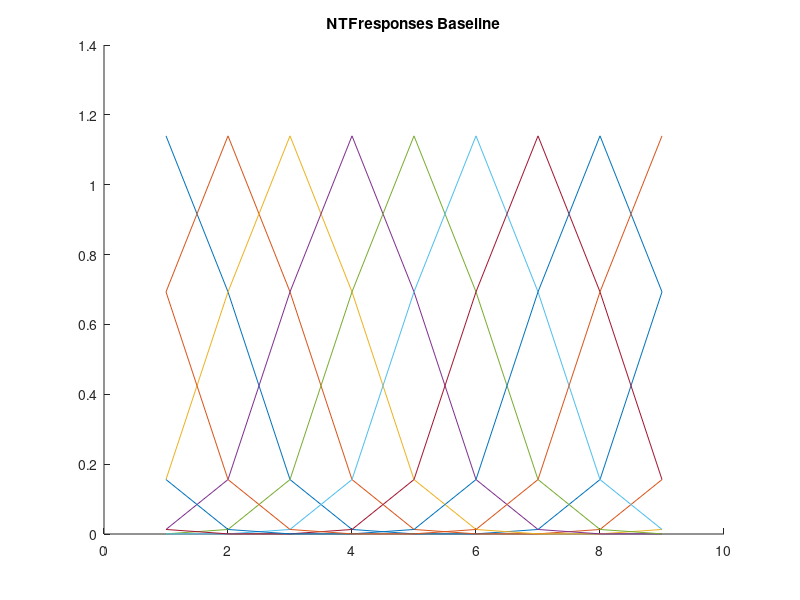
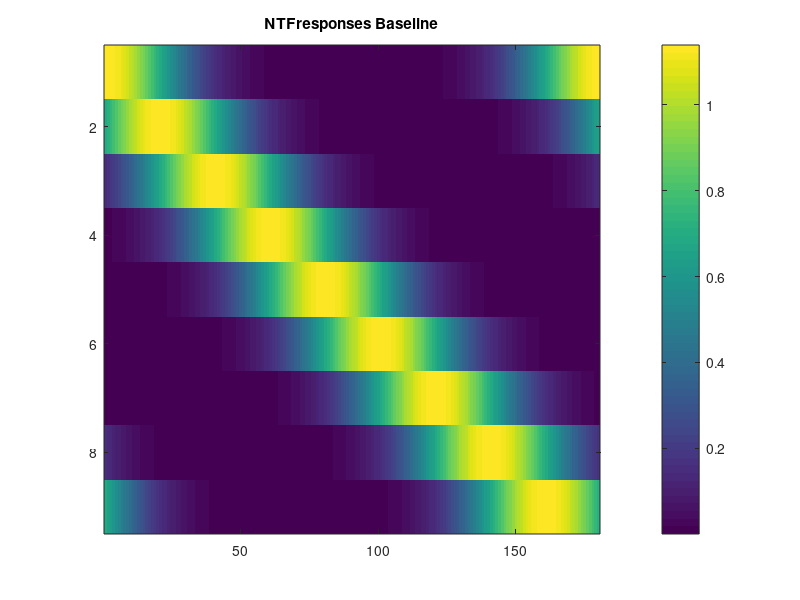
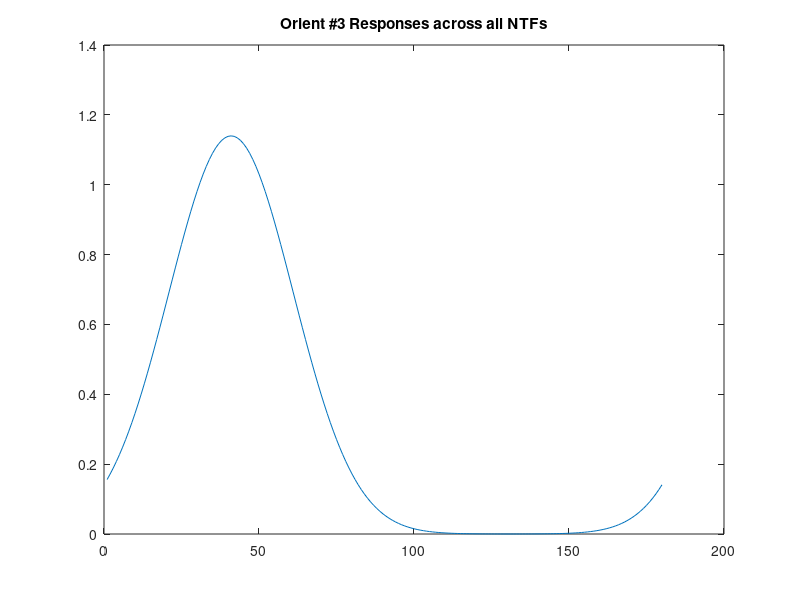

Write MATLAB code to recreate these figures, in order. (Note: this script raises an error after producing the figures.)
% function simulate_BOLD(voxNoiseRatio, NTFbaseline, NTFamp, NTFsig)

% incorrect is just a regular set of neural resps; correct --> take the off-channel neurons and give them gain (for every stim)

% NTFsig of 0.35 with notchwidth of 8 and gainFactor of 4 gives almost hte right shape (if you subtract the mean chan resp)

% default parameters (that will be manipulated)
voxNoiseScale = .5;
NTFbaseline = 0;
p.NTFamp = 1;
p.NTFsig = .35; 
% GainFactor = [1.5 2]; % medium and high factors by which NTFs are multiplied for 'correct' trials (in off-channels)
% parameters of simulation (not usually changed)
normedNTF = 1;
p.notchwidth = 8; %must be an even number. governs width of off-channel 'notch' that undergoes gain. higher is narrower.
p.gainFactor = 2; %must be  <1 if using method 2 (slope of NTF) but >1 if using method 1 (sin wave function) see splice_NTFresponses function
p.nVox = 100;
p.nNTFs = 180;
p.stimOrient = [0 20 40 60 80 100 120 140 160];% 200  240 280 320 360]'; % or add in that each is shown plus or minus 5 deg?
p.nOrients = length(p.stimOrient);
p.nRuns = 8;
p.nPresentations = 4;
% p.nTrialsPerOrient = p.nRuns*p.nPresentations; % 4 per run and 8 runs, as per Ho et al. 2012
p.nTrials = p.nOrients*p.nPresentations*p.nRuns;
p.nSubs = 100;
x = linspace(0, pi-pi/(p.nOrients), p.nOrients);
% NTFcenters = [1:180]';
p.NTFcenters = linspace(0, pi-pi/p.nNTFs, p.nNTFs);

for sub = 1:p.nSubs
    voxelWeights = rand(p.nNTFs,p.nVox); % sampled as in Liu et al. (uniform dist)
    for vox = 1:p.nVox
        voxelWeights(:,vox) = voxelWeights(:,vox)/sum(voxelWeights(:,vox)); %normalized so each voxel's weights sum to 1
    end

    NTFresponses_Baseline = zeros(p.nOrients,p.nNTFs); % baseline resp of every NTF to every stim 
    NTFresponses_Gain = zeros(p.nOrients,p.nNTFs); % 'gained' resp of every NTF to every stim
    voxelResponses = zeros(p.nOrients*p.nPresentations, p.nVox, p.nRuns); % resp of every vox to every stim on every run
    p.nChans = 9;

    if sub==1
        figure(1)
        clf(1)
        hold on
    end
    % calculate NTF responses
    for NTF = 1:p.nNTFs
        if normedNTF ==1 % normalize area under the NTF
            NTFresponses_Baseline(:,NTF) = (1/sqrt(2*pi*(p.NTFsig)^2)) * p.NTFamp * exp(-(mod((x-p.NTFcenters(NTF)+pi/2),pi)-pi/2).^2 / (2*p.NTFsig^2)) + NTFbaseline;
            if sub==1 && mod(NTF,20)==1, plot([1:9], NTFresponses_Baseline(:,NTF)); end
        elseif normedNTF==0 % do not normalize
            NTFresponses_Baseline(:,NTF) = p.NTFamp * exp(-(mod((x-p.NTFcenters(NTF)+pi/2),pi)-pi/2).^2 / (2*p.NTFsig^2)) + NTFbaseline;
            if sub == 1 && mod(NTF,20)==1, plot([1:9], NTFresponses_Baseline(:,NTF)); end
        end
    end
    
    if sub == 1
        title('NTFresponses Baseline') 

        figure(2)
        clf(2)
        imagesc(NTFresponses_Baseline);
        colorbar;
        title('NTFresponses Baseline');


        fig_num = 3;
        figure(fig_num)
        clf(fig_num)
        
        plot([1:180],NTFresponses_Baseline(3,:))
        title('Orient #3 Responses across all NTFs');
    end

    or = zeros(p.nOrients*p.nPresentations,1); %,p.nRuns); % [ 9*4 ] , [8]
    stimPres = zeros(p.nOrients*p.nPresentations,1); %,p.nRuns);
    g = zeros(p.nOrients*p.nPresentations,p.nRuns);
    %% calculate voxel responses
    % voxelResponses = zeros(p.nVox, p.nOrients*p.nPresentations, p.nRuns);
    Cnt=1;
    for scan = 1:p.nRuns 
        for pres = 1:p.nPresentations % 4 presentations in each of 8 runs, from Ho et al.
            if scan <= p.nRuns/2
                NTFresponses = splice_NTFresponses(NTFresponses_Baseline, p,sub, Cnt);
                g(:,scan) = 1; % "accurate" trials
            elseif scan > p.nRuns/2
                NTFresponses = NTFresponses_Baseline;
                g(:,scan) = 2; % "inaccurate" trials
            end
            rows = (pres-1)*p.nOrients+1:(pres-1)*p.nOrients+p.nOrients;
            voxelResponses(rows,:,scan) = NTFresponses*voxelWeights; % [ p.nOrients p.nNTFs ]*[ p.nNTFs p.nVox ]
            % gives a [nOrients*nPresentations nVox nRuns] matrix with response of every voxel to every stim
            if scan==1
                or(rows) = [1:9]';
                stimPres(rows) = pres*ones(9,1);
            end   
            Cnt=Cnt+1;
        end
    end
    
    p.or = repmat(or,[p.nRuns 1]); % nTrials long, giving orientation of stim
    p.stimPres = repmat(stimPres,[p.nRuns 1]); % nTrials long, giving presentation # within run
    runs = repmat([1:p.nRuns],[p.nOrients*p.nPresentations 1]);
    p.runs = reshape(runs, [size(runs,1)*size(runs,2) 1]);
    p.g = reshape(g, [size(g,1)*size(g,2) 1]); %reshape to state acc versus inacc in a vector of length nTrials
    voxResp=[];
    for rr = 1:p.nRuns
        voxResp = cat(1, voxResp, voxelResponses(:,:,rr));
    end

    voxelNoiseSD = mean(mean(voxResp,1))*voxNoiseScale; %take mean across all trials for each voxel
    p.data(sub).voxelNoiseSD = voxelNoiseSD;
    % we will assume same SD of noise for each voxel, which we will scale by their mean activation across all stimuli
    % then sample from this noise distributions separately for each voxel, stim orient and presentation

    % Liu et al. specified sigma of Gaussian noise using mean of all voxels' responses per stimulus (see generateBOLDResp)
    % assuming same SD of noise for all voxels for a given stim orient, and then (I think) the actual noise on a given trial was sampled separately
    % they probably didn't intend there to be big differences in noise SD between stimuli, but did it this way for convenience (because of structure of
    % code)

    p.data(sub).voxResp = voxResp + normrnd(0,voxelNoiseSD, [p.nTrials, p.nVox]);
    
end

%% plot voxel BOLD responses for last subject
voxResp_perOrient = zeros(p.nOrients,p.nVox);
for orient = 1:p.nOrients
    voxResp_perOrient(orient,:) = mean(voxResp(p.or==orient,:),1);
end

fig_num = 6;
figure(fig_num)
clf(fig_num)
plot([1:p.nOrients],voxResp_perOrient(:,1))
ylim([min(min(min(voxResp_perOrient))) max(max(max(voxResp_perOrient)))])
hold on
plot([1:p.nOrients],voxResp_perOrient(:,21))
plot([1:p.nOrients],voxResp_perOrient(:,34))
plot([1:p.nOrients],voxResp_perOrient(:,41))
plot([1:p.nOrients],voxResp_perOrient(:,53))
plot([1:p.nOrients],voxResp_perOrient(:,61))
plot([1:p.nOrients],voxResp_perOrient(:,81))
plot([1:p.nOrients],voxResp_perOrient(:,95))
title('Voxel BOLD responses')


%END OF parent function


%% splice NTF responses function
function [NTFresp] = splice_NTFresponses(NTFresp_Base, p, sub, Cnt)
       
    %NTFresp is [9 x 180] representing 9 orientations and 180 NTFs     
    NTFresp = zeros(p.nOrients,p.nNTFs);
    
    s.x = linspace(0, pi-pi/(p.nOrients), p.nOrients);
    s.nCenters = linspace(0, pi-pi/(p.nNTFs), p.nNTFs);
    
    for orient = 1:p.nOrients
        if p.nOrients == 9
            % recall that p.stimOrient = [0 20 40 60 80 100 120 140 160];
            stim = s.x(orient);
            
            %Method #1
            %construct sine wave sq profile with low points at stim orient and 90deg from stim orient (peaks in between)
            % note, baseline here is 1 so that all NTFs have at least a gain of 1, some greater than 1
            gainDist = p.gainFactor * sin(2*(stim - s.nCenters)).^p.notchwidth + 1;
           
            %Method #2
%             gainDist = abs( p.gainFactor * -((mod((stim-p.NTFcenters+pi/2),pi)-pi/2)/p.NTFsig^2) .* exp(-(mod((stim-p.NTFcenters+pi/2),pi)-pi/2).^2 / (2*p.NTFsig^2)) ) + 1;
            
            %this will be used to specify gain for each NTF in the voxel
            NTFresp(orient,:) = NTFresp_Base(orient,:).*gainDist;
            
        else
            error('need to rewrite code to deal with nOrients not equal to 9!')
        end  
    end

    if sub == 1 && Cnt == 1
        fig_num = 4;
        figure(fig_num)
        clf(fig_num)
        plot([1:p.nOrients],NTFresp(:,1))
        ylim([min(min(min(NTFresp))) max(max(max(NTFresp)))])
        hold on
        plot([1:p.nOrients],NTFresp(:,21))
        plot([1:p.nOrients],NTFresp(:,41))
        plot([1:p.nOrients],NTFresp(:,61))
        plot([1:p.nOrients],NTFresp(:,81))
        plot([1:p.nOrients],NTFresp(:,101))
        plot([1:p.nOrients],NTFresp(:,121))    
        plot([1:p.nOrients],NTFresp(:,141))
        plot([1:p.nOrients],NTFresp(:,161))
        title('NTF responses')

        fig_num=5;
        figure(fig_num)
        clf(fig_num)
        imagesc(NTFresp);
        colorbar;
        title('Off-Chan Gained NTFs');

        fig_num = 3;
        figure(fig_num)
        hold on 
        plot([1:180],NTFresp(3,:))
        legend({'NTF Baseline', 'NTF Off-Chan Gain'})
        legend boxoff
        
    end
end

